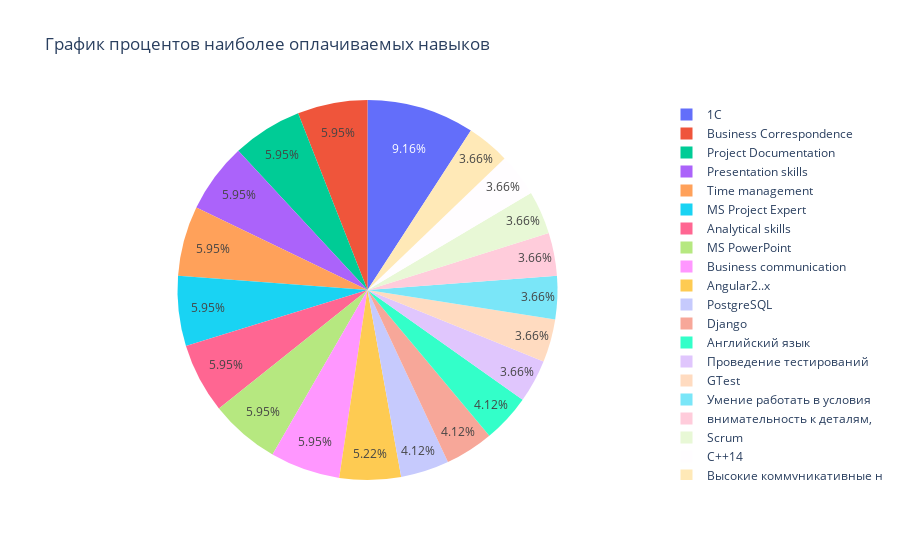

The notebook cell saved with this chart:
### Code cell
pyplt=py.offline.plot
labels=list(skills_salary_table_new['key_skills'])
values=list(skills_salary_table_new['salary_from'])
trace=[go.Pie(labels=labels,values=values)]
layout=go.Layout(
    title='График процентов наиболее оплачиваемых навыков'
)
fig=go.Figure(data=trace,layout=layout)
fig.show()

### Figure 1 — Plotly figure (JSON) as saved in the notebook; plotly's stock layout.template omitted (floating-point values rounded to 4 significant figures)
{"data": [{"labels": ["1С", "Business Correspondence", "Project Documentation", "Presentation skills", "Time management", "MS Project Expert", "Analytical skills", "MS PowerPoint", "Business communication", "Angular2..x", "PostgreSQL", "Django", "Английский язык", "Проведение тестирований", "GTest", "Умение работать в условия", "внимательность к деталям,", "Scrum", "С++14", "Высокие коммуникативные н"], "type": "pie", "values": [200000, 130000, 130000, 130000, 130000, 130000, 130000, 130000, 130000, 114000, 90000, 90000, 90000, 80000, 80000, 80000, 80000, 80000, 80000, 80000]}], "layout": {"title": {"text": "График процентов наиболее оплачиваемых навыков"}}}
